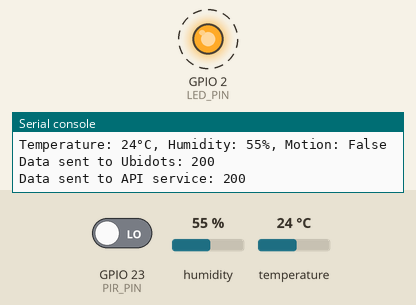
Recording of a program running on a simulated ESP32 board running MicroPython. Parts: output pins drawn as LEDs (lit = HIGH), the last lines printed to the serial console. Dashed ring = blinking. Inputs (shaded band) come from the test bench; at power-on: GPIO 23 (PIR_PIN) LOW, humidity 55 %, temperature 24 °C. WiFi joins after 1.5 s; the clock reads 2024-03-15 10:24:30 at power-on unless the program sets it; web requests get an empty 200 reply after 0.4 s.

Above: at 3.07 s.
3.3 s: GPIO 23 (PIR_PIN) driven HIGH
At 3.3 s:
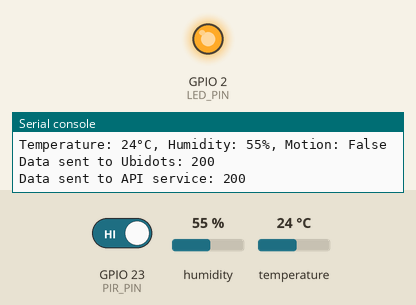
At 5.0 s:
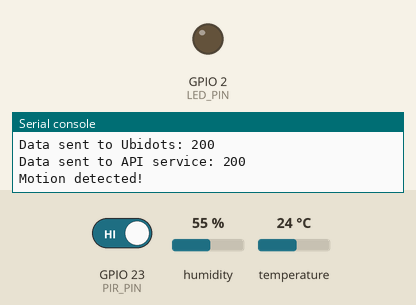
Timing chart, 0 to 18.2 s (numbered marks = the images above; inputs shaded):
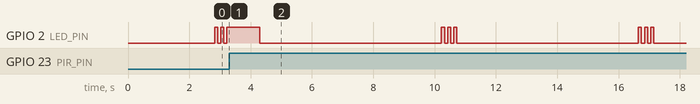

The program:

main.py
```python
from machine import Pin
import ujson
import network
import utime as time
import dht
import urequests as request

# Pin setup
PIR_PIN = Pin(23, Pin.IN, Pin.PULL_DOWN)
LED_PIN = Pin(2, Pin.OUT)
DHT_PIN = Pin(5)
dht_sensor = dht.DHT11(DHT_PIN)

# Konfigurasi
DEVICE_ID = "esp32-sic6"
WIFI_SSID = "Puspa Asri" # Ganti dengan nama WiFi yang Anda gunakan
WIFI_PASSWORD = "tanyabukos" # Ganti dengan password WiFi yang Anda gunakan
UBIDOTS_TOKEN = "BBUS-ImMQsZkyWNWzawAtANIMFU7k2RBXIf"

API_SERVICE_URL = "http://localhost:5000/api/data" # Ganti "localhost" dengan IP Anda

motion_detected = False

# Handler untuk deteksi gerakan
def handle_motion(pin):
    global motion_detected
    motion_detected = True
    print("Motion detected!")
    LED_PIN.value(1)
    time.sleep(1)
    LED_PIN.value(0)

PIR_PIN.irq(trigger=Pin.IRQ_RISING, handler=handle_motion)

# Mengirim data ke Ubidots
def send_to_ubidots(temperature, humidity, motion):
    url = "http://industrial.api.ubidots.com/api/v1.6/devices/" + DEVICE_ID
    headers = {
        "Content-Type": "application/json",
        "X-Auth-Token": UBIDOTS_TOKEN
    }
    data = {
        "temperature": temperature,
        "humidity": humidity,
        "motion": 1 if motion else 0,
    }
    try:
        response = request.post(url, json=data, headers=headers)
        print("Data sent to Ubidots:", response.status_code)
        response.close()
        return True
    except Exception as e:
        print("Error sending data to Ubidots:", e)
        return False

# Mengirim data ke API kustom
def send_to_api_service(temperature, humidity, motion):
    data = {
        "device_id": DEVICE_ID,
        "temperature": temperature,
        "humidity": humidity,
        "motion": 1 if motion else 0,
        "timestamp": int(time.mktime(time.localtime()))

    }
    try:
        headers = {"Content-Type": "application/json"}
        response = request.post(API_SERVICE_URL, json=data, headers=headers)
        print("Data sent to API service:", response.status_code)
        response.close()
        return True
    except Exception as e:
        print("Error sending data to API service:", e)
        return False

# Koneksi WiFi
def connect_wifi():
    wifi = network.WLAN(network.STA_IF)
    wifi.active(True)
    print("Connecting to WiFi...")
    wifi.connect(WIFI_SSID, WIFI_PASSWORD)

    retry_count = 0
    while not wifi.isconnected() and retry_count < 10:
        print("Attempting connection...")
        time.sleep(1)
        retry_count += 1

    if wifi.isconnected():
        print("WiFi Connected! IP:", wifi.ifconfig()[0])
        return True
    else:
        print("Failed to connect to WiFi")
        return False

def main():
    if not connect_wifi():
        return

    global motion_detected

    while True:
        try:
            dht_sensor.measure()
            temperature = dht_sensor.temperature()
            humidity = dht_sensor.humidity()

            motion = motion_detected
            motion_detected = False

            print(f"Temperature: {temperature}°C, Humidity: {humidity}%, Motion: {motion}")

            # Kirim data ke Ubidots
            ubidots_success = send_to_ubidots(temperature, humidity, motion)

            # Kirim data ke API service
            api_success = send_to_api_service(temperature, humidity, motion)

            # Jika pengiriman data ke Ubidots dan API sukses
            if ubidots_success and api_success:
                for _ in range(3):
                    LED_PIN.value(1)
                    time.sleep(0.1)
                    LED_PIN.value(0)
                    time.sleep(0.1)

        except Exception as e:
            print("Error in main loop:", e)

        time.sleep(5)

if __name__ == "__main__":
    main()
```
